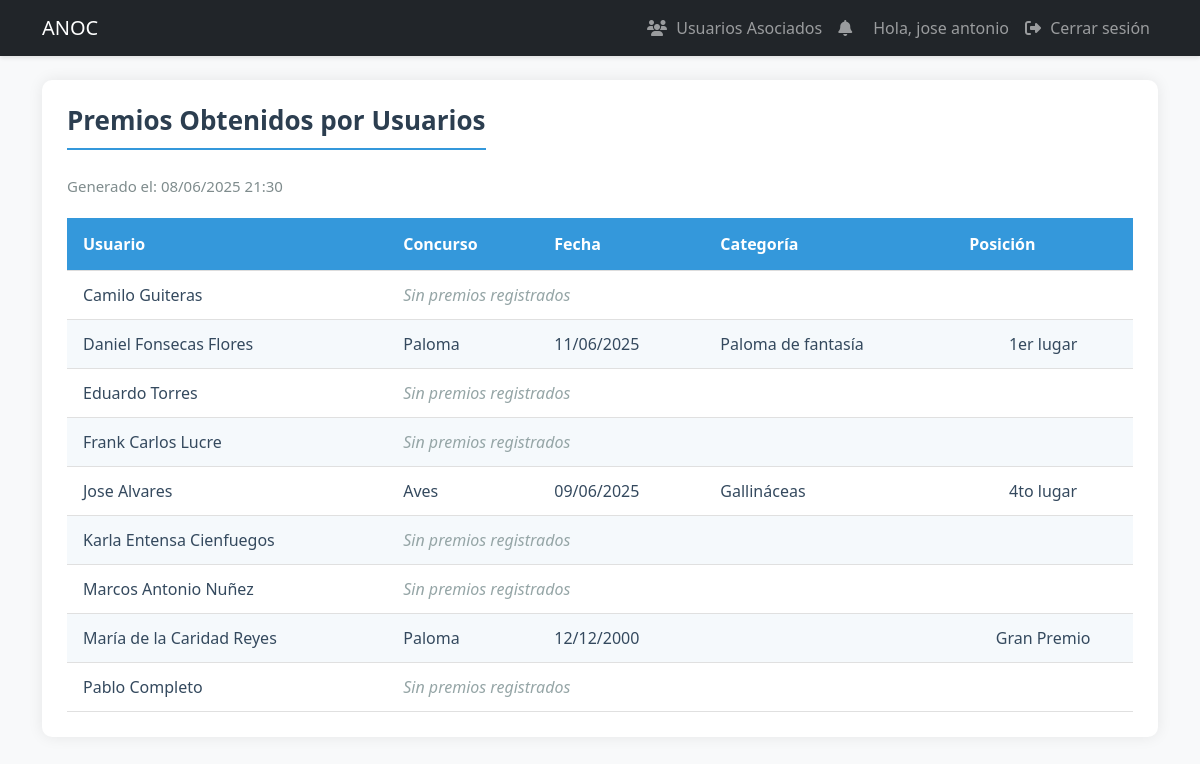
Page /reports/awards (signed in) on the earlier database version.
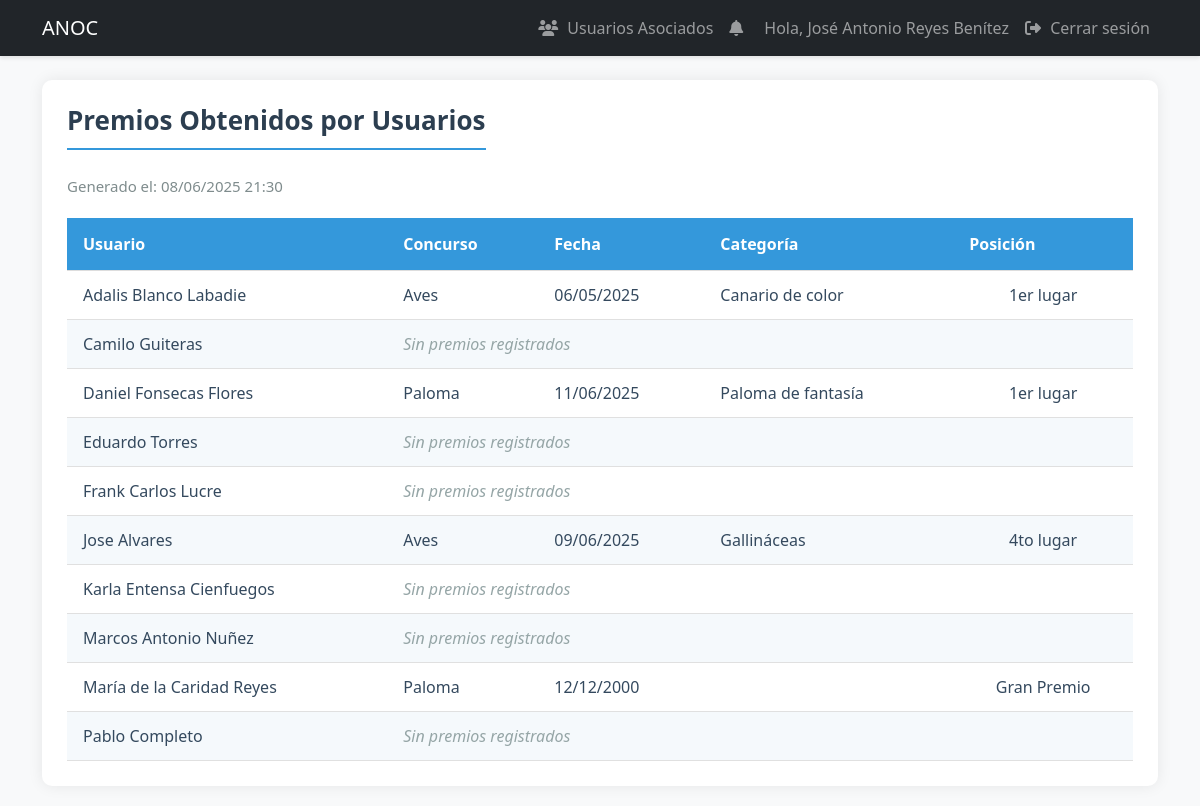
Same page on the later database version.
### models.py (models this page shows, shortened)
class User(UserMixin, db.Model):
    id = db.Column(db.Integer, primary_key=True)
    username = db.Column(db.String(80), unique=True, nullable=False, index=True)
    email = db.Column(db.String(120), unique=True, nullable=False, index=True)
    password_hash = db.Column(db.String(128))
    role = db.Column(db.String(20), default='user')  # 'admin', 'specialist', 'dependiente', 'user'
    is_associated = db.Column(db.Boolean, default=False, nullable=False)
    full_name = db.Column(db.String(100), nullable=False)
    phone = db.Column(db.String(20), nullable=False)
    profile_image = db.Column(db.String(255))  # Ruta de la imagen de perfil
    last_login = db.Column(db.DateTime)  # Fecha del último inicio de sesión
    is_active = db.Column(db.Boolean, default=True)  # Para manejar cuentas activas/inactivas
    address = db.Column(db.String(200))  # Nuevo campo para dirección
    birds = db.relationship('UserBirds', backref='user', lazy=True, cascade='all, delete-orphan')
    awards = db.relationship('Award', backref='user', lazy=True, cascade='all, delete-orphan')
    notifications = db.relationship('Notification', backref='user', lazy=True)

class Award(db.Model):
    id = db.Column(db.Integer, primary_key=True)
    user_id = db.Column(db.Integer, db.ForeignKey('user.id'), nullable=False)
    contest_name = db.Column(db.String(200), nullable=False)
    award_date = db.Column(db.Date, nullable=False)
    description = db.Column(db.Text)
    category = db.Column(db.String(100))  # Categoría en la que se ganó el premio
    position = db.Column(db.String)  # Posición obtenida (1ro, 2do, etc.)

### app.py (the view)
@app.route('/reports/awards')
@login_required
def awards_report():
    if current_user.role not in ['admin', 'specialist']:
        abort(403)
    associates = db.session.execute(
        select(User)
        .where(User.is_associated == True)
        .order_by(User.full_name)
        .options(db.subqueryload(User.awards))  # Cambiado a subqueryload
    ).scalars().unique().all()  # Añadido unique() y all()
    return render_template('reports/awards_report.html',
                         associates=associates,
                         now=datetime.utcnow())

### app.py (called while the page is built)
@login_manager.user_loader
def load_user(user_id):
    return db.session.get(User, int(user_id))

### templates/reports/awards_report.html (shortened to what this page needs)
{% extends "base.html" %}
{% block content %}
<div class="report-container">
    <h2 class="report-title">Premios Obtenidos por Usuarios</h2>
    <div class="report-header">
        <div class="report-meta">
            <span>Generado el: {{ now.strftime('%d/%m/%Y %H:%M') }}</span>
        </div>
    </div>
    <table class="report-table">
        <thead>
            <tr>
                <th>Usuario</th>
                <th>Concurso</th>
                <th>Fecha</th>
                <th>Categoría</th>
                <th>Posición</th>
            </tr>
        </thead>
        <tbody>
            {% for user in associates %}
                {% for award in user.awards %}
                <tr>
                    <td>{{ user.full_name }}</td>
                    <td>{{ award.contest_name }}</td>
                    <td>{{ award.award_date.strftime('%d/%m/%Y') }}</td>
                    <td>{{ award.category }}</td>
                    <td class="text-center">{{ award.position }}</td>
                </tr>
                {% else %}
                <tr>
                    <td>{{ user.full_name }}</td>
                    <td colspan="4" class="text-muted">Sin premios registrados</td>
                </tr>
                {% endfor %}
            {% endfor %}
        </tbody>
    </table>
</div>
{% endblock %}

### templates/base.html (shortened to what this page needs)
<!DOCTYPE html>
<html lang="es">
<head>
    <link href="https://cdn.jsdelivr.net/npm/bootstrap@5.3.0/dist/css/bootstrap.min.css" rel="stylesheet">
    <link href="https://cdnjs.cloudflare.com/ajax/libs/font-awesome/6.4.0/css/all.min.css" rel="stylesheet">
    <link rel="stylesheet" href="{{ url_for('static', filename='css/styles.css') }}">
</head>
<body>
    <nav class="navbar navbar-expand-lg navbar-dark bg-dark">
        <div class="container">
            <a class="navbar-brand" href="{{ url_for('dashboard') }}">ANOC</a>
            <div class="collapse navbar-collapse" id="navbarNav">
                <ul class="navbar-nav">
                    {% if current_user.is_authenticated %}
                        {% if current_user.is_authenticated and current_user.role in ['specialist', 'dependiente'] %}
                            <li class="nav-item">
                                <a class="nav-link" href="{{ url_for('specialist_users') }}">
                                    <i class="fas fa-users"></i> Usuarios Asociados
                                </a>
                            </li>
                        {% endif %}
                        <li class="nav-item">
                            <a class="nav-link" href="{{ url_for('notifications') }}">
                                <i class="fas fa-bell"></i>
                            </a>
                        </li>
                        <li class="nav-item">
                            <span class="nav-link">Hola, {{ current_user.full_name }}</span>
                        </li>
                        <li class="nav-item">
                            <a class="nav-link" href="{{ url_for('logout') }}">
                                <i class="fas fa-sign-out-alt"></i> Cerrar sesión
                            </a>
                        </li>
                    {% else %}
                        <li class="nav-item">
                            <a class="nav-link" href="{{ url_for('login') }}">
                                <i class="fas fa-sign-in-alt"></i> Iniciar sesión
                            </a>
                        </li>
                    {% endif %}
                </ul>
            </div>
        </div>
    </nav>
    <div class="container mt-4">
        {% block content %}{% endblock %}
    </div>
</body>
</html>

Differences in the rows shown:
changed User: full_name "jose antonio" → "José Antonio Reyes Benítez"
added User: full_name "Adalis Blanco Labadie"
added Award: contest_name "Aves", award_date "06/05/2025", category "Canario de color", position "1er lugar"
